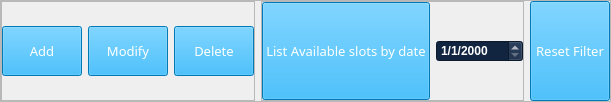
                       <widget class="QFrame" name="frame_7">
                        <property name="frameShape">
                         <enum>QFrame::StyledPanel</enum>
                        </property>
                        <property name="frameShadow">
                         <enum>QFrame::Raised</enum>
                        </property>
                        <layout class="QHBoxLayout" name="horizontalLayout_7">
                         <property name="leftMargin">
                          <number>0</number>
                         </property>
                         <property name="topMargin">
                          <number>0</number>
                         </property>
                         <property name="rightMargin">
                          <number>0</number>
                         </property>
                         <property name="bottomMargin">
                          <number>0</number>
                         </property>
                         <item alignment="Qt::AlignLeft">
                          <widget class="QFrame" name="buttons_frame">
                           <property name="sizePolicy">
                            <sizepolicy hsizetype="Expanding" vsizetype="Preferred">
                             <horstretch>0</horstretch>
                             <verstretch>0</verstretch>
                            </sizepolicy>
                           </property>
                           <property name="frameShape">
                            <enum>QFrame::StyledPanel</enum>
                           </property>
                           <property name="frameShadow">
                            <enum>QFrame::Raised</enum>
                           </property>
                           <layout class="QHBoxLayout" name="horizontalLayout_3">
                            <property name="leftMargin">
                             <number>0</number>
                            </property>
                            <property name="topMargin">
                             <number>0</number>
                            </property>
                            <property name="rightMargin">
                             <number>0</number>
                            </property>
                            <property name="bottomMargin">
                             <number>0</number>
                            </property>
                            <item>
                             <widget class="QPushButton" name="add_btn">
                              <property name="sizePolicy">
                               <sizepolicy hsizetype="Fixed" vsizetype="Fixed">
                                <horstretch>0</horstretch>
                                <verstretch>0</verstretch>
                               </sizepolicy>
                              </property>
                              <property name="minimumSize">
                               <size>
                                <width>75</width>
                                <height>50</height>
                               </size>
                              </property>
                              <property name="font">
                               <font>
                                <family>Comfortaa</family>
                                <pointsize>10</pointsize>
                                <weight>50</weight>
                                <italic>false</italic>
                                <bold>false</bold>
                               </font>
                              </property>
                              <property name="styleSheet">
                               <string notr="true">background-color: rgb(0, 170, 255);
color: rgb(255, 255, 255);</string>
                              </property>
                              <property name="text">
                               <string>Add</string>
                              </property>
                              <property name="icon">
                               <iconset>
                                <normaloff>icons/icons8-add-30.png</normaloff>icons/icons8-add-30.png</iconset>
                              </property>
                             </widget>
                            </item>
                            <item>
                             <widget class="QPushButton" name="modify_btn">
                              <property name="sizePolicy">
                               <sizepolicy hsizetype="Fixed" vsizetype="Fixed">
                                <horstretch>0</horstretch>
                                <verstretch>0</verstretch>
                               </sizepolicy>
                              </property>
                              <property name="minimumSize">
                               <size>
                                <width>75</width>
                                <height>50</height>
                               </size>
                              </property>
                              <property name="font">
                               <font>
                                <family>Comfortaa</family>
                                <pointsize>10</pointsize>
                                <weight>50</weight>
                                <italic>false</italic>
                                <bold>false</bold>
                               </font>
                              </property>
                              <property name="styleSheet">
                               <string notr="true">background-color: rgb(0, 170, 255);
color: rgb(255, 255, 255);</string>
                              </property>
                              <property name="text">
                               <string>Modify</string>
                              </property>
                              <property name="icon">
                               <iconset>
                                <normaloff>icons/icons8-edit-24.png</normaloff>icons/icons8-edit-24.png</iconset>
                              </property>
                             </widget>
                            </item>
                            <item>
                             <widget class="QPushButton" name="delete_btn">
                              <property name="sizePolicy">
                               <sizepolicy hsizetype="Fixed" vsizetype="Fixed">
                                <horstretch>0</horstretch>
                                <verstretch>0</verstretch>
                               </sizepolicy>
                              </property>
                              <property name="minimumSize">
                               <size>
                                <width>75</width>
                                <height>50</height>
                               </size>
                              </property>
                              <property name="font">
                               <font>
                                <family>Comfortaa</family>
                                <pointsize>10</pointsize>
                                <weight>50</weight>
                                <italic>false</italic>
                                <bold>false</bold>
                               </font>
                              </property>
                              <property name="styleSheet">
                               <string notr="true">background-color: rgb(0, 170, 255);
color: rgb(255, 255, 255);</string>
                              </property>
                              <property name="text">
                               <string>Delete</string>
                              </property>
                              <property name="icon">
                               <iconset>
                                <normaloff>icons/icons8-delete-30.png</normaloff>icons/icons8-delete-30.png</iconset>
                              </property>
                             </widget>
                            </item>
                           </layout>
                          </widget>
                         </item>
                         <item alignment="Qt::AlignHCenter">
                          <widget class="QFrame" name="frame_3">
                           <property name="sizePolicy">
                            <sizepolicy hsizetype="Preferred" vsizetype="Preferred">
                             <horstretch>0</horstretch>
                             <verstretch>0</verstretch>
                            </sizepolicy>
                           </property>
                           <property name="minimumSize">
                            <size>
                             <width>0</width>
                             <height>100</height>
                            </size>
                           </property>
                           <property name="styleSheet">
                            <string notr="true"/>
                           </property>
                           <property name="frameShape">
                            <enum>QFrame::StyledPanel</enum>
                           </property>
                           <property name="frameShadow">
                            <enum>QFrame::Raised</enum>
                           </property>
                           <layout class="QHBoxLayout" name="horizontalLayout_11">
                            <property name="leftMargin">
                             <number>0</number>
                            </property>
                            <property name="topMargin">
                             <number>0</number>
                            </property>
                            <property name="rightMargin">
                             <number>0</number>
                            </property>
                            <property name="bottomMargin">
                             <number>0</number>
                            </property>
                            <item>
                             <widget class="QPushButton" name="list_btn">
                              <property name="sizePolicy">
                               <sizepolicy hsizetype="Minimum" vsizetype="Preferred">
                                <horstretch>0</horstretch>
                                <verstretch>0</verstretch>
                               </sizepolicy>
                              </property>
                              <property name="font">
                               <font>
                                <family>Comfortaa</family>
                                <pointsize>10</pointsize>
                                <weight>50</weight>
                                <italic>false</italic>
                                <bold>false</bold>
                               </font>
                              </property>
                              <property name="styleSheet">
                               <string notr="true">background-color: rgb(0, 170, 255);
color: rgb(255, 255, 255);
</string>
                              </property>
                              <property name="text">
                               <string>List Available slots by date</string>
                              </property>
                              <property name="icon">
                               <iconset>
                                <normaloff>icons/clock.png</normaloff>icons/clock.png</iconset>
                              </property>
                              <property name="iconSize">
                               <size>
                                <width>20</width>
                                <height>20</height>
                               </size>
                              </property>
                             </widget>
                            </item>
                            <item>
                             <widget class="QDateEdit" name="list_date_edit">
                              <property name="font">
                               <font>
                                <pointsize>9</pointsize>
                                <weight>75</weight>
                                <bold>true</bold>
                               </font>
                              </property>
                              <property name="styleSheet">
                               <string notr="true">color: rgb(255, 255, 255);
 background-color: #112440;</string>
                              </property>
                              <property name="displayFormat">
                               <string>d/M/yyyy</string>
                              </property>
                             </widget>
                            </item>
                           </layout>
                          </widget>
                         </item>
                         <item alignment="Qt::AlignRight">
                          <widget class="QPushButton" name="reset_btn_appt">
                           <property name="sizePolicy">
                            <sizepolicy hsizetype="Preferred" vsizetype="Preferred">
                             <horstretch>0</horstretch>
                             <verstretch>0</verstretch>
                            </sizepolicy>
                           </property>
                           <property name="minimumSize">
                            <size>
                             <width>75</width>
                             <height>50</height>
                            </size>
                           </property>
                           <property name="maximumSize">
                            <size>
                             <width>300</width>
                             <height>16777215</height>
                            </size>
                           </property>
                           <property name="font">
                            <font>
                             <family>Comfortaa</family>
                             <pointsize>10</pointsize>
                             <weight>50</weight>
                             <italic>false</italic>
                             <bold>false</bold>
                            </font>
                           </property>
                           <property name="styleSheet">
                            <string notr="true">color: rgb(255, 255, 255);
background-color: rgb(0, 170, 255);</string>
                           </property>
                           <property name="text">
                            <string>Reset Filter</string>
                           </property>
                           <property name="icon">
                            <iconset>
                             <normaloff>icons/icons8-delete-30.png</normaloff>icons/icons8-delete-30.png</iconset>
                           </property>
                          </widget>
                         </item>
                        </layout>
                       </widget>
